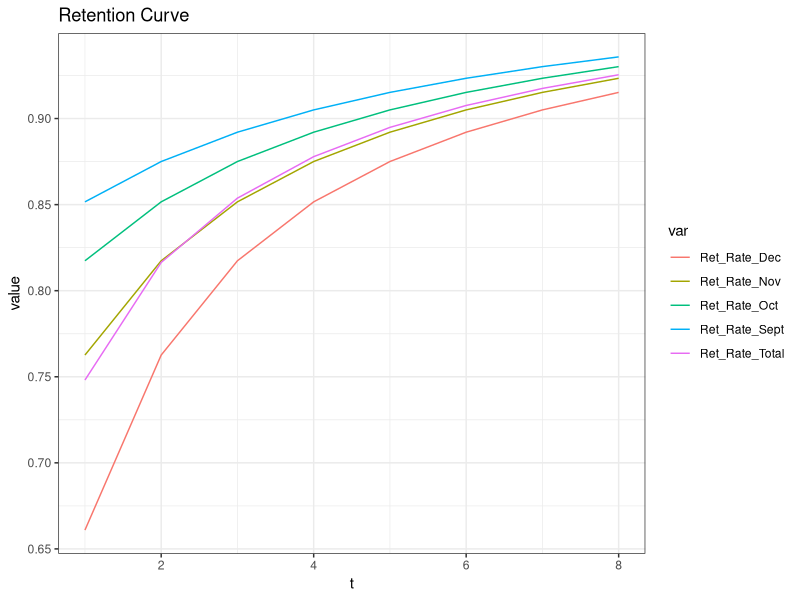

This chart was generated by the following R code:
## ---- chunk 1
library(knitr)
opts_chunk$set(tidy = TRUE)
library(ggplot2)
library(dplyr)
library(tidyr)
library(reshape2)
library(xtable)       
options(digits=3)     
theme_set(theme_bw()) 
## ---- chunk 2
# log of P
log_P <- function(t,a, b)          
{lbeta(a+1, b+t-1)- lbeta(a,b)}

# log of S
log_S <- function(t,a, b)         
{lbeta(a, b+t) - lbeta(a,b)}

#log likelihood of Beta Geometric functions 
LL <- function(pars, N, S) {
    a <- exp(pars[1])
    b <- exp(pars[2])
    Tobs <- length(N)
    t <- 1:Tobs
    LL_p <- sum(N * log_P(t,a, b))
    LL_s <- S * log_S(Tobs,a, b)
    LL_all <- LL_p + LL_s
    return(-LL_all)}    #Scalar

## ---- chunk 3
N0 <- 2132    #Starting Customers

Tobs <- 8     # No. of observations/renewal opportunities

full <- dplyr::data_frame(t=1:8,
                   S=c(1406, 1069, 894, 765, 656, 
                       578, 525, 482))

# S[j] = Survivors after period j-1 - survivors after period j
full <- mutate(full, N=c(N0-S[1], -diff(S))) #dataframe with interval, retained and churned custoemrs
calib <- filter(full, t<=8)

pars.start <- c(1,1)
res <- optim(pars.start, fn=LL,
             N=calib$N[1:Tobs],
             S=calib$S[Tobs])

res          # Optimized LL, a, b
## ---- chunk 4
# Collecting the results
LL_mle <- -res$value
pars_mle <- res$par
a <- exp(pars_mle[1])
b <- exp(pars_mle[2])
cat("LL = ", LL_mle, " a = ", a, "  b = ", b, "\n")

# Additional Info
log(a)
log(b)

c(a,b)
# Estimated mean churn
a/(a+b)
## ---- chunk 5
beta_n <- beta(a+1, b+1-1)
beta_d <- beta(a,b)
Churn1 <- beta_n/beta_d
Churn1
# Alternatively also given by
# exp(log_P(1,a,b)) #t=1. P(T=1|a,b)=(theta*(1-theta)^2)
## ---- chunk 6
beta_n2 <- beta(a+1, b+2-1)
beta_d2 <- beta(a,b)
Churn2 <- beta_n2/beta_d2
Churn2
# Alternatively also given by
# exp(log_P(2,a,b)) #t=2. P(T=2|a,b)=(theta*(1-theta)^2)
## ---- chunk 7
#Because we know that the customer has renwed for Feb, we need to calculate the value of posterior survival function after (n-1 = 1) renewal opportunities and will survive for another (t*=1) 
Renew_March <- beta(a, b+2-1+1)/beta(a, b+2-1)
Renew_March
## ---- chunk 8
# Customers who will have remained active through August will have 8 renewal opportunities. That they will still remain active is given by the posterior survival distribution of beta(a, b+n-1+t*)/beta(a, b+n-1), where (n-1=8) in this case
Renew_Sep <- beta(a, b+8-1+1)/beta(a, b+8-1) 
Renew_Sep
## ---- chunk 9
# For customers left at Sept, n-1=8, and we need to calculate if they will survive another (t*=3) periods
End_Year <- beta(a, b+9-1+3)/beta(a, b+9-1)
End_Year*482
# Alternatively also given by:
# 2132*exp(log_S(11,a,b))
## ---- chunk 10
##
 sr1<-beta(a,b+1)/beta(a,b) # Surviving customers after 0 renewals
 sr2<-beta(a,b+2)/beta(a,b) # Surviving customers after 1 renewals
 sr3<-beta(a,b+3)/beta(a,b) # Surviving customers after 2 renewals
 sr4<-beta(a,b+4)/beta(a,b) # Surviving customers after 3 renewals
 sr5<-beta(a,b+5)/beta(a,b) # Surviving customers after 4 renewals
 sr6<-beta(a,b+6)/beta(a,b) # Surviving customers after 5 renewals
 sr7<-beta(a,b+7)/beta(a,b) # Surviving customers after 6 renewals
 sr8<-beta(a,b+8)/beta(a,b) # Surviving customers after 7 renewals
 sr9<-beta(a,b+9)/beta(a,b) # Surviving customers after 8 renewals
 sr10<-beta(a,b+10)/beta(a,b) # Surviving customers after 9 renewals
 sr11<-beta(a,b+11)/beta(a,b) # Surviving customers after 10 renewals
 sr12<-beta(a,b+12)/beta(a,b) # Surviving customers after 11 renewals
 
 list_sr<-c(sr1,sr2,sr3,sr4,sr5,sr6,sr7,sr8,sr9,sr10,sr11)
 
survival<-2132*list_sr # vector of surviving customers for t=1:11

Chart<-data.frame(Month=c("September","October","November","December","January","February","March","April","May","June","July","August")
,Sept=c(2132, survival[1:11]),Oct=c(0,2132,survival[1:10]),Nov=c(0,0,2132,survival[1:9]),Dec=c(0,0,0,2132,survival[1:8]))
Chart<-mutate(Chart,total=Sept+Oct+Nov+Dec)
Chart
## ---- chunk 11
options(digits=3) 

retention <- data.frame(t = c(1:8),
                        Ret_Rate_Sept = Chart$Sept[5:12]/Chart$Sept[4:11], 
                        Ret_Rate_Oct = Chart$Oct[5:12]/Chart$Oct[4:11], 
                        Ret_Rate_Nov = Chart$Nov[5:12]/Chart$Nov[4:11], 
                        Ret_Rate_Dec = Chart$Dec[5:12]/Chart$Dec[4:11], 
                        Ret_Rate_Total =Chart$total[5:12]/Chart$total[4:11] )
retention # retention rates from Jan to August
## ---- chunk 12

plot1 <- gather(retention, var, value, -t)


Rplot1 <- ggplot(plot1, aes(x = t, y = value, group = var,col=var)) %>%
  + geom_line()%>%
  +ggtitle("Retention Curve")
Rplot1

